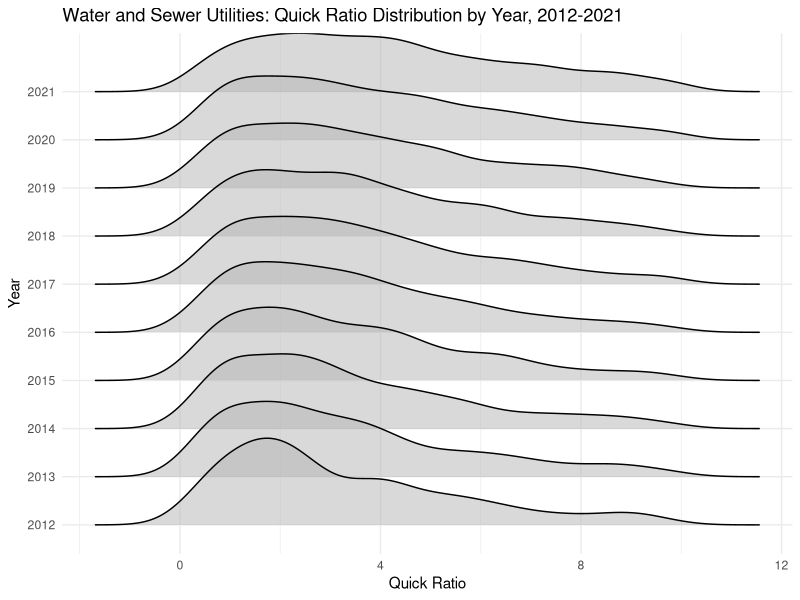
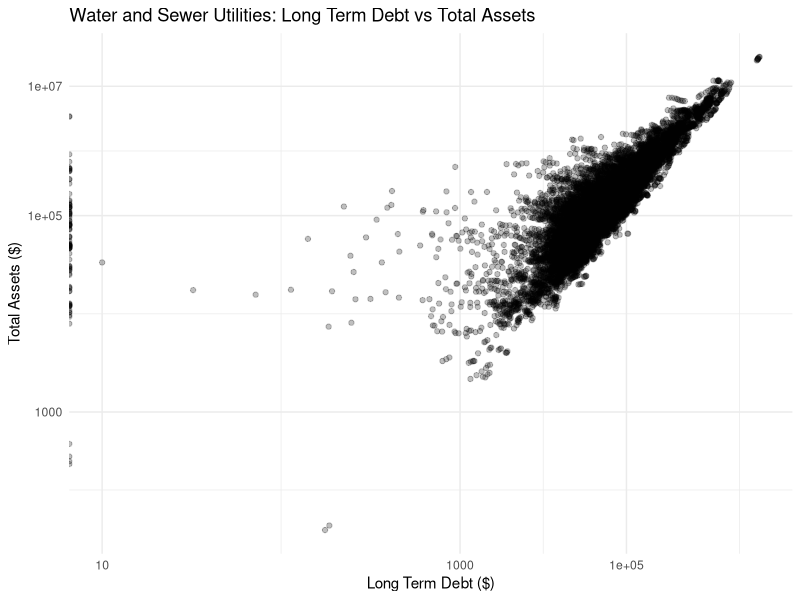

Source code (R) for these figures, in order:
library(tidyverse)
# Read in Merritt Data Utilities text file from input subdirectory
merritt_data <- read.delim("sdwa_chapter/input/Merritt Data - Utilities.txt", header = TRUE, sep = "\t", stringsAsFactors = FALSE)

merritt_data |> filter(Credit.Sector=='Water / Sewer',!is.na(Current.Liabilities),!is.na(Cash...Short.Term.Investments),!is.na(Net.Accounts.Receivable)) -> merritt_data
#merritt_data$Cash...Short.Term.Investments[is.na(merritt_data$Cash...Short.Term.Investments)] <- 0
#merritt_data$Net.Accounts.Receivable[is.na(merritt_data$Net.Accounts.Receivable)] <- 0
#merritt_data$Current.Liabilities[is.na(merritt_data$Current.Liabilities)] <- 0
# Calculate quick ratio 

# for now, filter out any cases where current.liabilities = 0
merritt_data |> filter(Current.Liabilities!=0) -> merritt_data


merritt_data$Quick.Ratio <-  {merritt_data$Cash...Short.Term.Investments +
                merritt_data$Net.Accounts.Receivable}/merritt_data$Current.Liabilities

#filter out quick ratio that has ablsolute value greater than 10
merritt_data |> filter(abs(Quick.Ratio)<10) -> merritt_data

# Convert fiscal year end dates to year using lubridate
library(lubridate)
merritt_data$Year <- year(mdy(merritt_data$Fiscal.Year.End))
library(ggridges)


p <- ggplot(merritt_data, aes(x=Quick.Ratio, y=factor(Year))) +
  geom_density_ridges(alpha=0.5) +
  labs(x="Quick Ratio", y="Year") +
  theme_minimal() +
  ggtitle("Water and Sewer Utilities: Quick Ratio Distribution by Year, 2012-2021")

ggsave("sdwa_chapter/output/quick_ratio_dist.png", p, width=6, units="in", dpi=450)


log10(0)
summary(merritt_data$Total.Assets)
summary(merritt_data$Long.Term.Debt)
p2 <- ggplot(merritt_data, aes(x=log10({Long.Term.Debt+1}), y=log10(Total.Assets+1))) +
  geom_point(alpha=0.25,pch = 19,fill = NA) +
  labs(x="Long Term Debt ($)", y="Total Assets ($)") +
  theme_minimal() +
  ggtitle("Water and Sewer Utilities: Long Term Debt vs Total Assets") +
  scale_x_log10(labels = function(x) round(10^x,2)) +
  scale_y_log10(labels = function(y) round(10^y,2))

ggsave("sdwa_chapter/output/debt_assets_scatter.png", p2, width=6,height = 6, units="in", dpi=450)




table(merritt_data$Year)
table(merritt_data$Current.Liabilities==0)
summary(merritt_data$Quick.Ratio)

summary(merritt_data$Quick.Ratio)
summary(merritt_data$Current.Liabilities)
